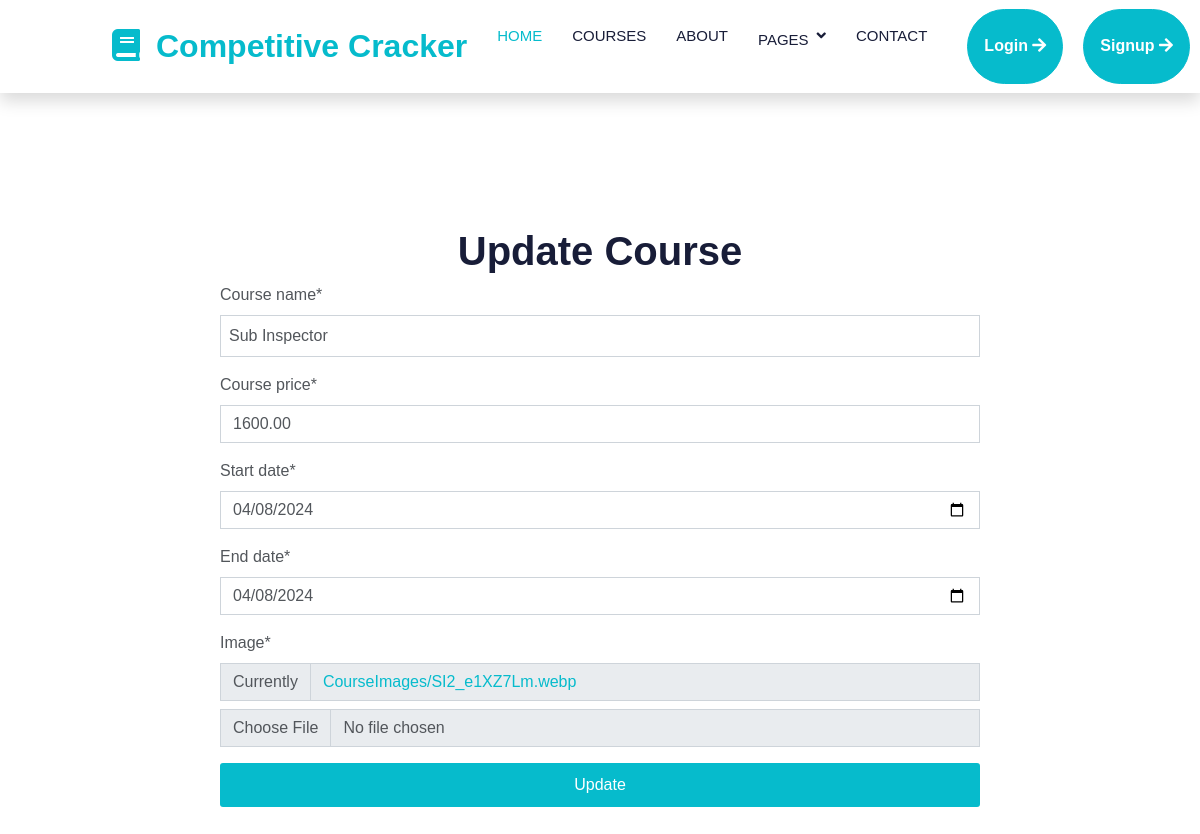
The page /update_course/5/ on the database as committed earlier.
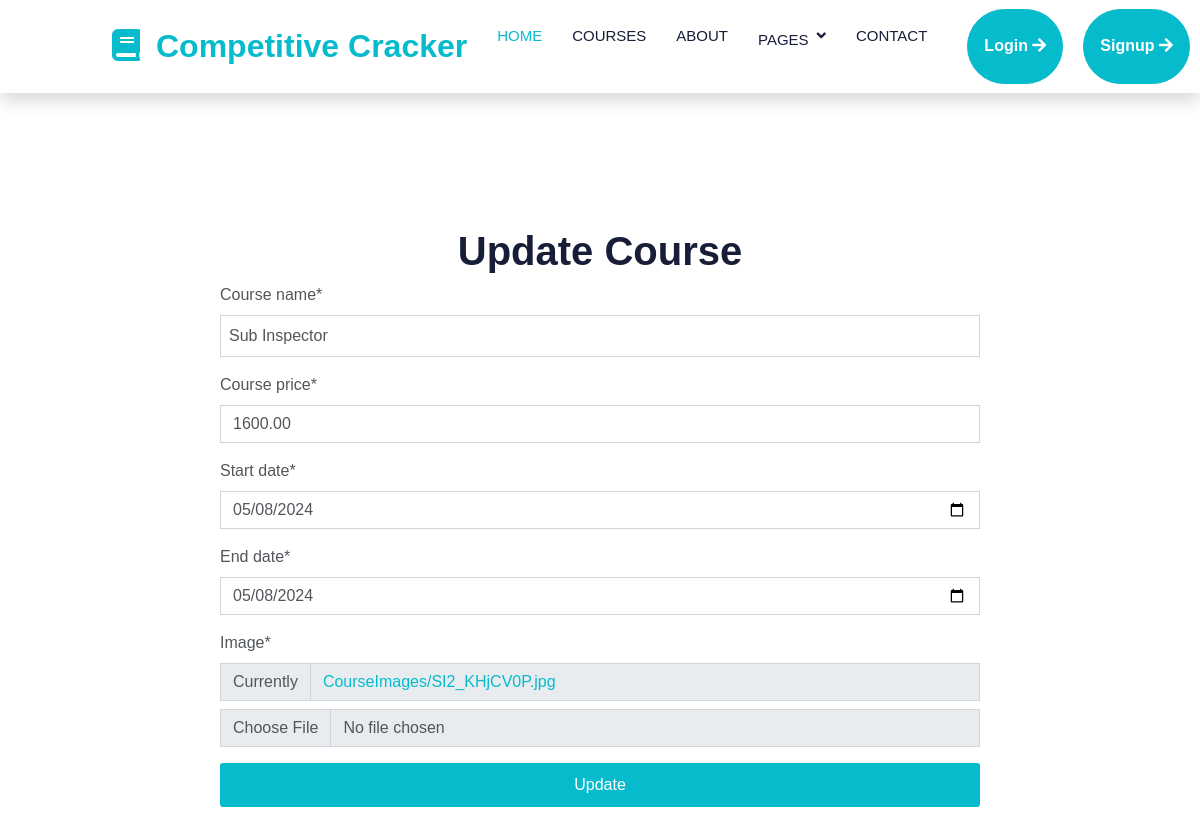
The same page on the database as committed later.
### MyApp/models.py (models this page shows, shortened)
class Courses(models.Model):
    course_name= models.CharField(max_length=20)
    course_price = models.DecimalField(max_digits=10, decimal_places=2)
    start_date=models.DateField(null=True)
    end_date=models.DateField(null=True)
    image = models.ImageField(upload_to='CourseImages')

### MyApp/views.py (the view)
# urls.py: path('update_course/<int:id>/',views.update_course,name='update_course'),
def update_course(request, id):
    course = Courses.objects.get(id=id)
    form=CourseReg(instance=course)
    if request.method == 'POST':
        form = CourseReg(request.POST, instance=course)
        if form.is_valid():
            form.save()
            return redirect('course_view')
    return render(request, 'CourseUpdate.html', {'form': form})

### MyApp/forms.py
class CourseReg(forms.ModelForm):
    start_date = forms.DateField(widget=DateInput)
    end_date = forms.DateField(widget=DateInput)
    class Meta:
        model=Courses
        fields=('course_name','course_price','start_date','end_date','image',)

### templates/CourseUpdate.html (shortened to what this page needs)
<!DOCTYPE html>
<html lang="en">
    {% load static %}
    {% load crispy_forms_tags %}
    <head>
        <link href="https://cdnjs.cloudflare.com/ajax/libs/font-awesome/5.10.0/css/all.min.css" rel="stylesheet">
        <link href="https://cdn.jsdelivr.net/npm/bootstrap-icons@1.4.1/font/bootstrap-icons.css" rel="stylesheet">
        <link href="{% static "lib/animate/animate.min.css" %}" rel="stylesheet">
        <link href="{% static "lib/owlcarousel/assets/owl.carousel.min.css" %}" rel="stylesheet">
        <link href="{% static "css/bootstrap.min.css" %}" rel="stylesheet">
        <link href="{% static "css/style.css" %}" rel="stylesheet">
        <link href="{% static "css/form.css" %}" rel="stylesheet">
        <link href="{% static "css/signup.css" %}" rel="stylesheet">
    </head>
<body>
    <nav class="navbar navbar-expand-lg bg-white navbar-light shadow sticky-top p-0">
        <a href="index.html" class="navbar-brand d-flex align-items-center px-4 px-lg-5">
            <a href="{% url 'HomePage' %}"><h2 class="m-0 text-primary"><i class="fa fa-book me-3"></i>Competitive Cracker</h2></a>        </a>
        <div class="collapse navbar-collapse" id="navbarCollapse">
            <div class="navbar-nav ms-auto p-4 p-lg-0">
                <a href="index.html" class="nav-item nav-link active">Home</a>
                <a href="courses.html" class="nav-item nav-link">Courses</a>
                <a href="about.html" class="nav-item nav-link">About</a>
                <div class="nav-item dropdown">
                    <a href="#" class="nav-link dropdown-toggle" data-bs-toggle="dropdown">Pages</a>
                </div>
                <a href="contact.html" class="nav-item nav-link">Contact</a>
            </div>
            <div class="welcome">
                <a href="{% url 'loginPage' %}" class="btn btn-primary py-4 px-3 d-none d-lg-inline-block">Login <i class="fa fa-arrow-right"></i></a>
                <a href="{% url 'signupPage' %}" class="btn btn-primary py-4 px-3 d-none d-lg-inline-block">Signup <i class="fa fa-arrow-right"></i></a>
            </div>
        </div>
    </nav><br>
    <div class="container-xxl">
        <div class="container">
            <form method="post">
                <div>
                    <h1>Update Course</h1>
                    {{form|crispy}}
                </div>
                <input type="submit" value="Update">
            </form>
        </div>
    </div>
</body>
</html>

Rows that differ between the two databases and show on the page:
changed Courses "Sub Inspector": start_date "04/08/2024" → "05/08/2024"; end_date "04/08/2024" → "05/08/2024"
Other text that changed with them:
text no longer shown: "Course name * Course price * Start date * End date * Image * Currently CourseImages/SI2_e1XZ7Lm.webp"
text now shown: "Course name * Course price * Start date * End date * Image * Currently CourseImages/SI2_KHjCV0P.jpg"
